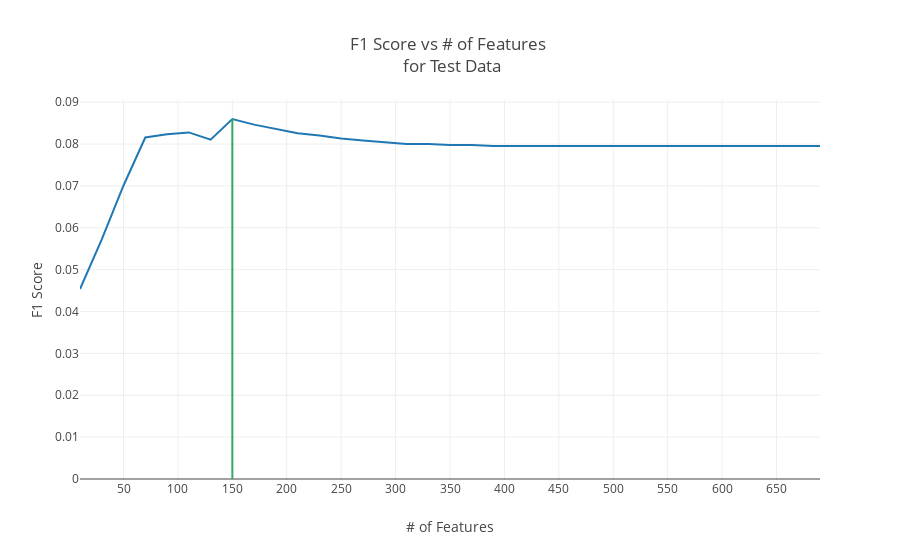

Notebook code for this chart:
### Markdown cell above
<a id="f1_test"></a>

### Code cell
vs.plot_f1_test(test_f1, num_latent_feats)

### Figure 1 — Plotly figure (JSON) as saved in the notebook; plotly's stock layout.template omitted (floating-point values rounded to 4 significant figures)
{"data": [{"type": "scatter", "uid": "b8651345-be6a-43f1-a6d0-5c417c3e7ac0", "x": [10, 30, 50, 70, 90, 110, 130, 150, 170, 190, 210, 230, 250, 270, 290, 310, 330, 350, 370, 390, 410, 430, 450, 470, 490, 510, 530, 550, 570, 590, 610, 630, 650, 670, 690], "y": [0.04536, 0.05725, 0.07011, 0.08156, 0.08233, 0.08278, 0.08104, 0.08599, 0.08464, 0.08359, 0.08257, 0.08207, 0.08133, 0.08084, 0.08048, 0.08, 0.08, 0.07976, 0.07976, 0.07953, 0.07953, 0.07953, 0.07953, 0.07953, 0.07953, 0.07953, 0.07953, 0.07953, 0.07953, 0.07953, 0.07953, 0.07953, 0.07953, 0.07953, 0.07953]}], "layout": {"shapes": [{"line": {"color": "rgb(50, 171, 96)", "width": 2}, "type": "line", "x0": 150, "x1": 150, "y0": 0, "y1": 0.08599}], "title": {"text": "F1 Score vs # of Features <br> for Test Data"}, "xaxis": {"automargin": true, "dtick": 50, "tick0": 0, "title": {"text": "# of Features"}}, "yaxis": {"automargin": true, "title": {"text": "F1 Score"}}}}
